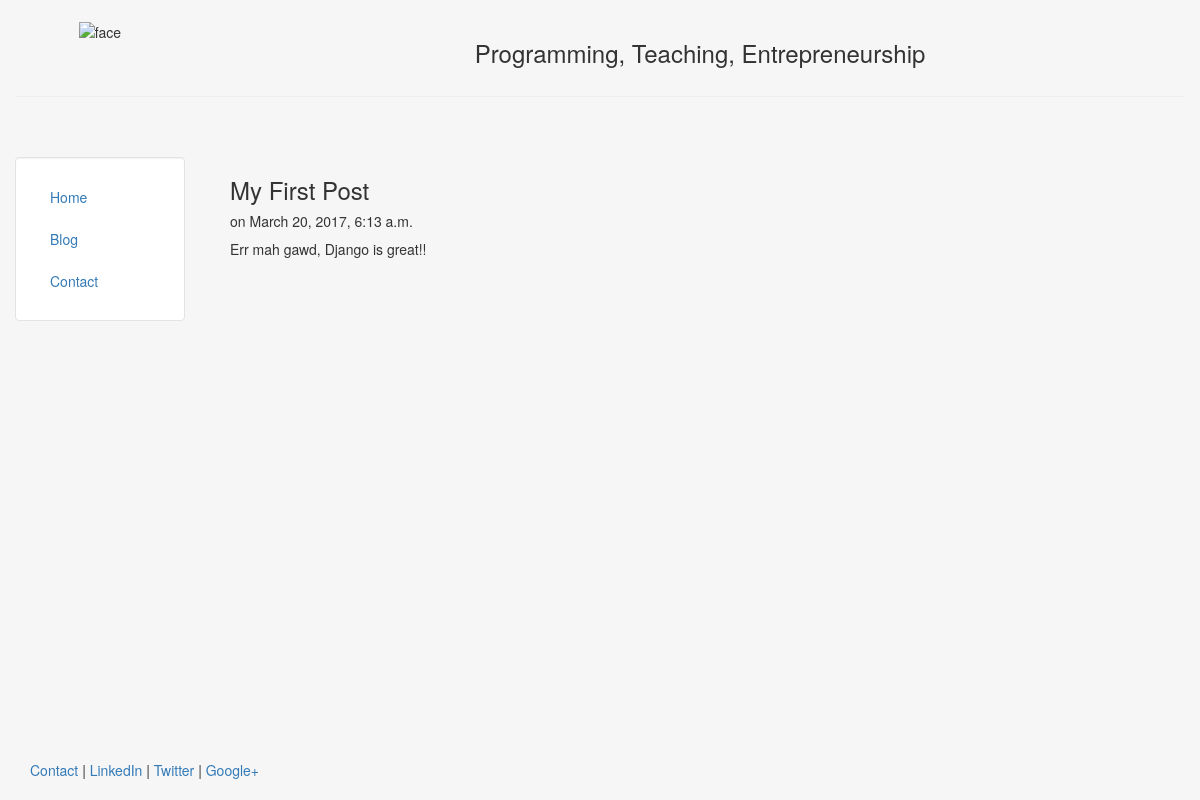
The page /blog/1 on the database its author committed.
### blog/models.py (models this page shows, shortened)
class Post(models.Model):
    title = models.CharField(max_length=140)
    body = models.TextField()
    date = models.DateTimeField()

### blog/templates/blog/post.html
{% extends "personal/header.html" %}
{% block content %}
    <h3>{{ post.title }}</h3>
    <h5>on {{ post.date }}</h5>
    <p>{{ post.body|safe|linebreaks }}</p>
{% endblock content %}

### personal/templates/personal/header.html (style rules this page uses)
html, body { height:100% }

### rows shown on the page
Post: title "My First Post", date "March 20, 2017, 6:13 a.m.", body "Err mah gawd, Django is great!!"
